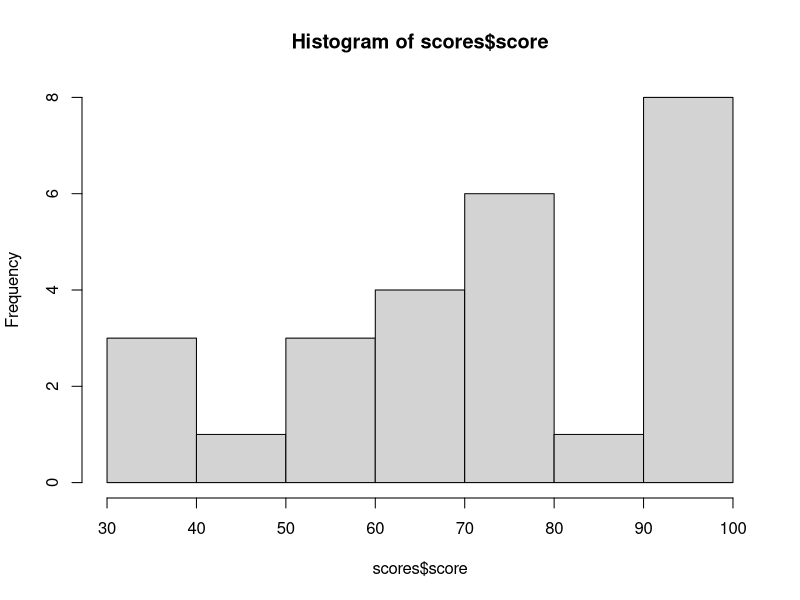
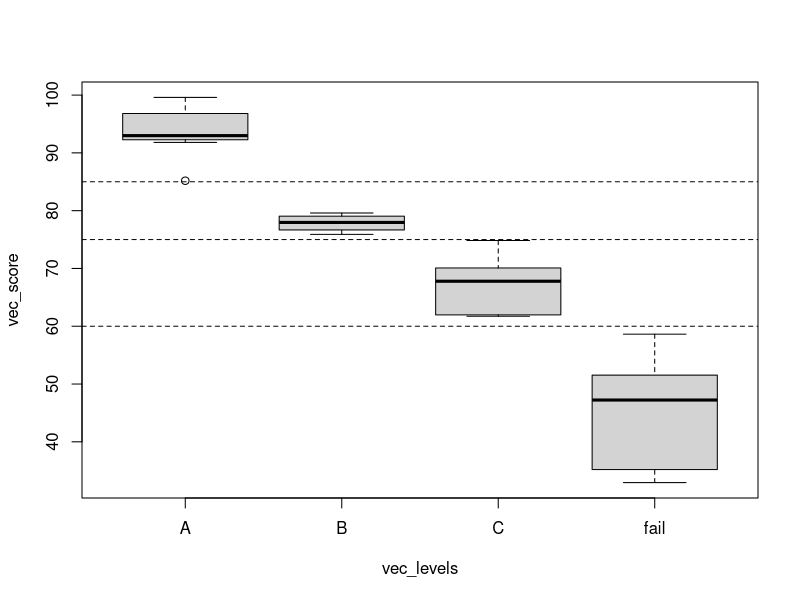

Generate these figures, in order, with R:
## ---- chunk 1
knitr::opts_chunk$set(echo = TRUE)
## ---- chunk 2
a <- 4
if (a %% 2 == 0) {
  b1 <- a * -1
}
a
b1
## ---- chunk 3
a <- 5
if (a %% 2 == 0) {
  b <- a * -1
} else {
  b <- a ^ 2
}
b
## ---- chunk 4
# nested if else
a <- 0.33
if (a %% 2 == 0) {
  b <- a * -1
} else {
  if (a %% 2 == 1) {
    b <- a ^ 2
  } else {
    b <- a * 10
  }
}
b
## ---- chunk 5
# Define your own categories
small <- 1:5
medium <- 6:10
large <- 11:15

a <- 2
if (a %in% small) {
  b <- 'Small number'
} else if (a %in% medium) {
  b <- 'Medium Number'
} else if (a %in% large) {
  b <- 'Large number'
} else {
  b <- 'Number out of range'
}
b

a <- 12
if (a %in% small) {
  b <- 'Small number'
} else {
  if (a %in% medium) {
    b <- 'Medium Number'
  } else {
    if (a %in% large) {
      b <- 'Large number'
    } else {
      b <- 'Number out of range'
    }
  }
} 
b
## ---- chunk 6
if(TRUE) warning("This is a warning")
if(TRUE) message("This is a message")
# if(TRUE) stop("Stoped because of ...")
stopifnot()
## ---- chunk 7
vec_a <- c(3, 2, -5, 7, 0)
## ---- chunk 8
vec_a2 <- vector(mode = "numeric", length = length(vec_a)) # to hold results
for (i in 1:length(vec_a)){
  if (vec_a[i] >= 0){
    vec_a2[i] = sqrt(vec_a[i])
  } else {
    vec_a2[i] = vec_a[i]
  }
} 
vec_a2
## ---- chunk 9
ifelse(vec_a >= 0, sqrt(vec_a), vec_a)
vec_a2
## ---- chunk 10
(vec_test <- vec_a >= 0)
(vec_yes <- sqrt(vec_a)) # warning here
(vec_no <- vec_a)
ifelse(vec_test, vec_yes, vec_no) # no warning
## ---- chunk 11
ifelse(vec_a >= 0, sqrt(vec_a), NA)
sqrt(ifelse(vec_a >= 0, vec_a, NA)) # No warning any more
## ---- chunk 12
mat_a <- matrix(data = c(1:6, -2, -5, 0), nrow = 3, ncol = 3)
mat_a
ifelse(mat_a > 0, sqrt(mat_a), mat_a)
## ---- chunk 13
set.seed(123)
scores <- data.frame(names = letters,
                     score = runif(n = 26, min = 30, max = 100))
head(scores, n = 3)
hist(scores$score)
## ---- chunk 14
str(scores)
scores$score
(pass_fail <- ifelse(scores$score >= 60, "pass", "fail")) # recycle
scores$status <- pass_fail
head(scores, n = 6)
table(scores$status)
table(scores$score >= 60)
## ---- chunk 15
# nested ifelse
vec_levels <- 
  ifelse(scores$score < 60, "fail", 
       ifelse(scores$score < 75, "C",
              ifelse(scores$score < 85, "B", "A")))
vec_score <- scores$score # to make it easier to check
names(vec_score) <- vec_levels # in pratice, you should make it as a new column
vec_score

dplyr::case_when(
  scores$score < 60 ~ "fail",
  scores$score < 75 ~ "C",
  scores$score < 85 ~ "B",
  TRUE ~ "A"
)
## ---- chunk 16
# "A" (>= 85), "B" (>= 75), "C" (>= 60)
boxplot(vec_score ~ vec_levels)
abline(h = c(60, 75, 85), lty = 2)
## ---- chunk 17
(vec_x <- factor(c("b", "a", "d", "e")))
(vec_y <- ifelse(vec_x == "a", vec_x, NA))
as.numeric(vec_x)
vec_x2 <- as.character(vec_x) # convert first
ifelse(vec_x2 == "a", vec_x2, NA)
## ---- chunk 18
feelings <- c("sad", "afraid")
for (i in feelings){
  print(
    switch(i,
           happy  = "I am glad you are happy",
           afraid = "There is nothing to fear",
           sad    = "Cheer up",
           angry  = "Calm down now"
    ) 
  )
}
## ---- chunk 19
mydate <- function(type="long") {
  switch(type,
         long =  format(Sys.time(), "%A %B %d %Y"),
         short = format(Sys.time(), "%m-%d-%y"),
         cat(type, "is not a recognized type\n")
  ) 
}
mydate("long")
mydate("short")
mydate("medium")
